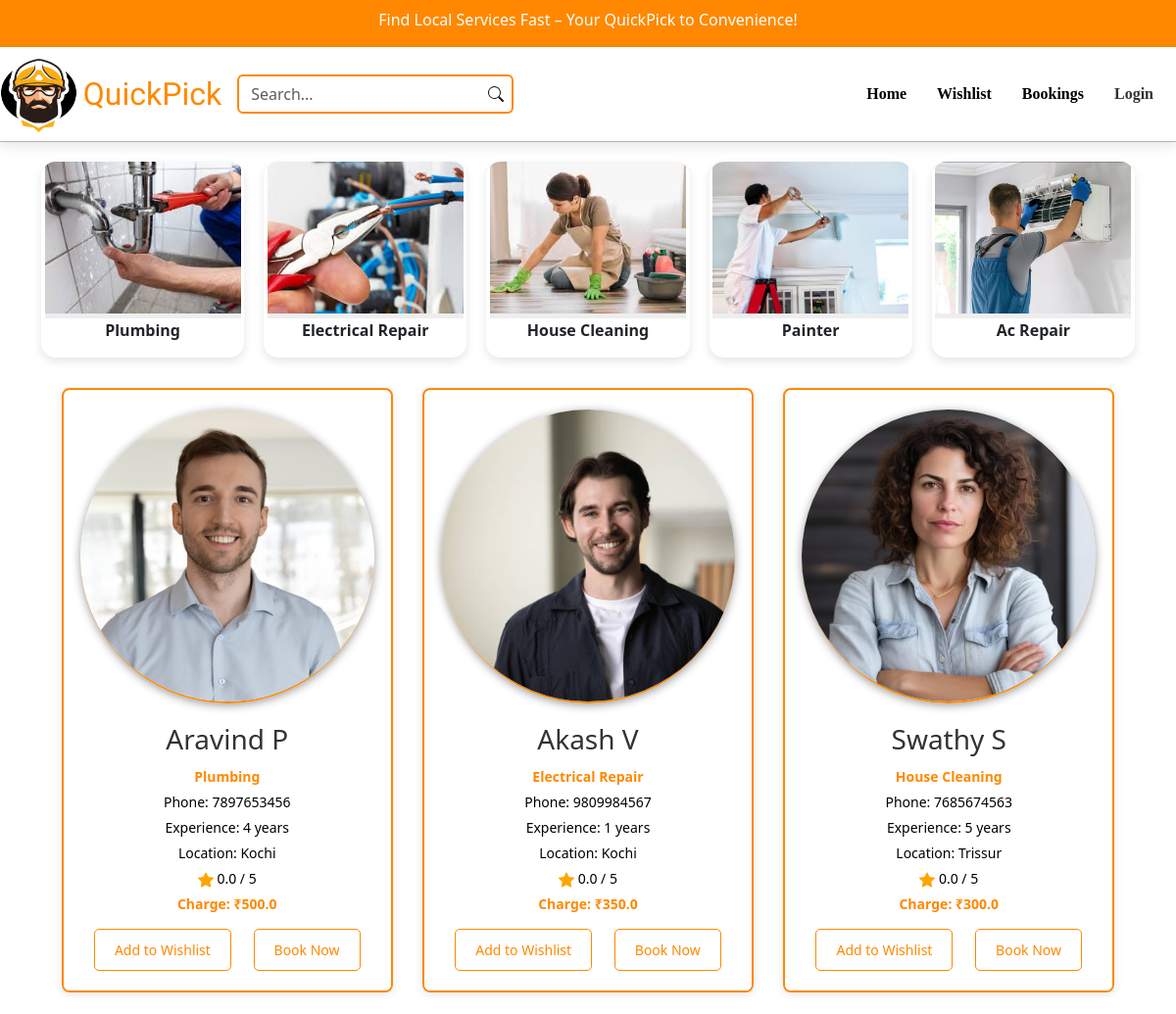
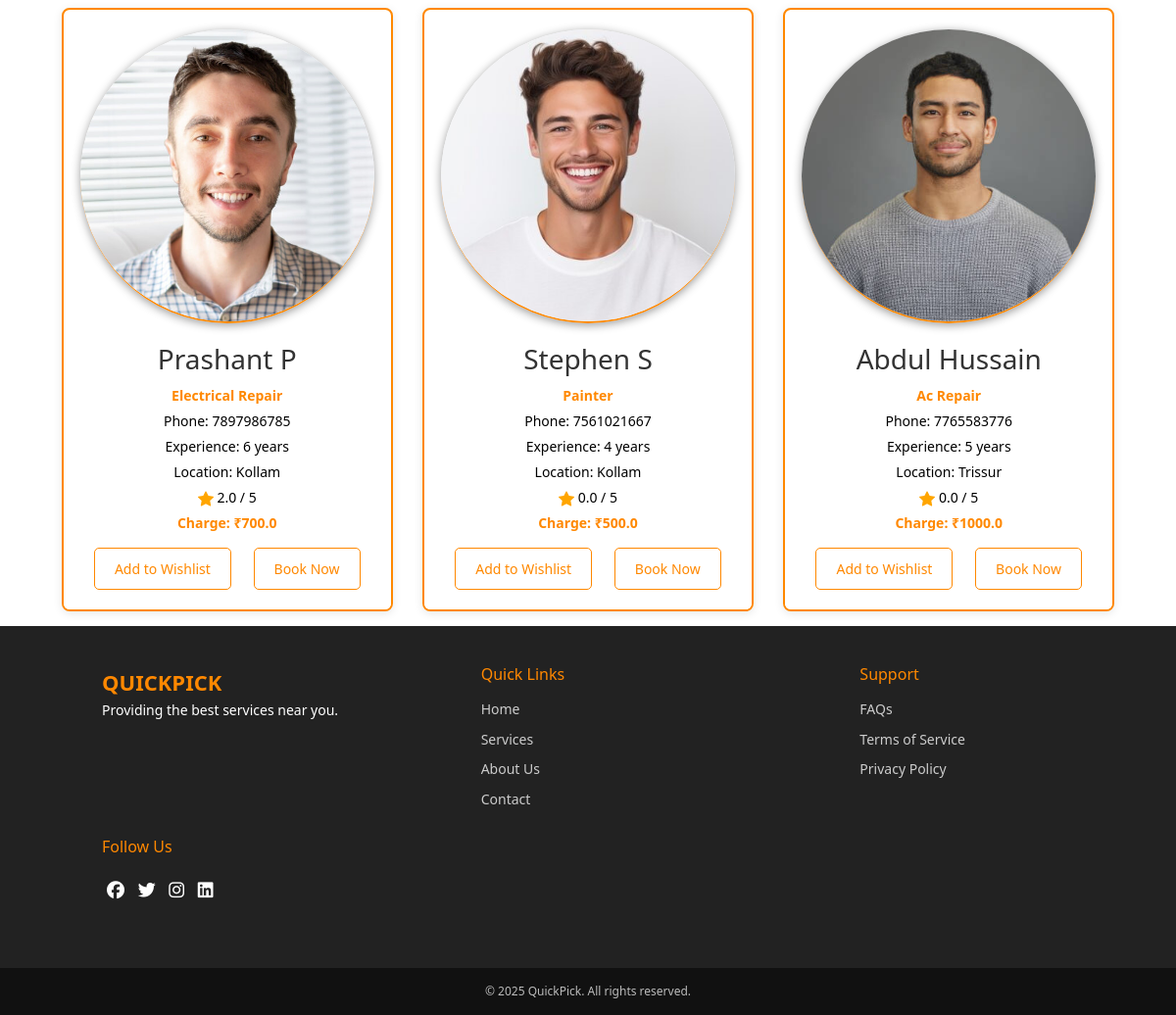
The page / on the database its author committed (2 pictures, top to bottom).
### app/models.py (models this page shows, shortened)
class Category(models.Model):
    category = models.TextField()
    img = models.FileField()

class ServiceProvider(models.Model):
    category = models.ForeignKey(Category, on_delete=models.CASCADE)
    profile = models.FileField()
    name = models.TextField()
    phone = models.IntegerField(unique=True)
    experience = models.IntegerField()
    availability = models.BooleanField(default=True)
    rating = models.FloatField(default=0.0)
    location = models.TextField()
    des = models.TextField()
    charge = models.FloatField()
    working_hours = models.TextField()

### app/views.py (the view)
# urls.py: path('',views.user_home,name='user_home'),
def user_home(request):
    if 'admin' not in request.session:
        categories = Category.objects.all()
        providers = ServiceProvider.objects.all()
        locations = ServiceProvider.objects.values_list('location', flat=True).distinct()
        print(locations)
        locations = sorted(set(loc.capitalize() for loc in locations if loc))
        return render(request, 'user/home.html', {'providers': providers, 'locations': locations, 'categories':categories})
    else:
        return redirect(admin_home)

### templates/user/home.html (shortened to what this page needs)
<!DOCTYPE html>
<html lang="en">
<head>
  {% load static %}
  <link rel="stylesheet" href="{% static 'css/home_style.css' %}">
  <link rel="stylesheet" href="{% static 'css/footer.css' %}">
  <link href="https://cdn.jsdelivr.net/npm/bootstrap@5.3.3/dist/css/bootstrap.min.css" rel="stylesheet">
  <link rel="stylesheet" href="https://cdnjs.cloudflare.com/ajax/libs/font-awesome/6.5.1/css/all.min.css">
</head>
<body>
  <div id="intro" class="carousel slide aa " data-bs-ride="carousel">
    <div class="carousel-inner">
      <div class="carousel-item active" style="margin-top: 1vh;">
        <p>Find Local Services Fast – Your QuickPick to Convenience!</p>
      </div>
    </div>
  </div>
  <nav class="navbar navbar-expand-lg">
    <a href="#">
      <img src="../../static/logo.png" alt="logo" width="80" height="80">
      <a class="navbar-brand" href="#">QuickPick</a>
      </a>
    <div class="collapse navbar-collapse" id="navbarNav">
      <form class="d-flex">
        <div class="search-wrapper">
          <input class="form-control" type="search" id="searchBar" placeholder="Search..." aria-label="Search" />
        </div>
      </form>
      <ul class="navbar-nav ms-auto">
        <li class="nav-item">
          <a class="nav-link active" href="#">Home</a>
        </li>
        <li class="nav-item">
          <a class="nav-link active" href="viewWishlist">Wishlist</a>
        </li>
        <li class="nav-item">
          <a class="nav-link active" href="user_bookings">Bookings</a>
        </li>
        <li class="nav-item">
          {% if user.is_authenticated %}
          <a class="nav-link" href="logout">Logout</a>
          {% else %}
          <a class="nav-link" href="login">Login</a>
          {% endif %}
        </li>
      </ul>
    </div>
  </nav>
  <div class="container">
    <div class="categories">
      {% for category in categories %}
      <div class="category-item">
        <a href="category/{{category.id}}">
          <img src="{{ category.img.url }}" alt="{{ category.category }}" style="width:200px;">
          <p><b>{{ category.category }}</b></p>
        </a>
      </div>
      {% endfor %}
    </div>
  </div>
  <div class="container" id="service-providers">
    {% include 'partials/provider_list.html' %}
  </div>
  <footer class="footer">
    <div class="footer-section">
      <div class="footer-logo">QuickPick</div>
      <p>Providing the best services near you.</p>
    </div>
    <div class="footer-section footer-links">
      <h4>Quick Links</h4>
      <a href="#">Home</a>
      <a href="#">Services</a>
      <a href="#">About Us</a>
      <a href="#">Contact</a>
    </div>
    <div class="footer-section footer-links">
      <h4>Support</h4>
      <a href="#">FAQs</a>
      <a href="#">Terms of Service</a>
      <a href="#">Privacy Policy</a>
    </div>
    <div class="footer-section">
      <h4>Follow Us</h4>
      <div class="footer-social">
        <a href="#"><i class="fab fa-facebook"></i></a>
        <a href="#"><i class="fab fa-twitter"></i></a>
        <a href="#"><i class="fab fa-instagram"></i></a>
        <a href="#"><i class="fab fa-linkedin"></i></a>
      </div>
    </div>
  </footer>
  <div class="footer-bottom">
    &copy; 2025 QuickPick. All rights reserved.
  </div>
</body>
</html>

### templates/partials/provider_list.html (shortened to what this page needs)
<!DOCTYPE html>
<html lang="en">
<head>
    {% load static %}
    <link rel="stylesheet" href="{% static 'css/home_style.css' %}">
    <link href="https://cdn.jsdelivr.net/npm/bootstrap@5.3.3/dist/css/bootstrap.min.css" rel="stylesheet">
</head>
<body>
    {% if providers %}
    {% for provider in providers %}
        <div class="provider-card">
            <a style="text-decoration:none; color:black;" href="view_details/{{provider.pk}}">
            <img src="{{ provider.profile.url }}" alt="{{ provider.name }}">
            <div class="provider-card-content">
                <h3>{{ provider.name }}</h3>
                <p class="category">{{ provider.category.category }}</p>
                <p>Phone: {{ provider.phone }}</p>
                <p>Experience: {{ provider.experience }} years</p>
                <p>Location: {{ provider.location }}</p>
                <p> {{ provider.rating }} / 5</p>
                <p class="charge">Charge: ₹{{ provider.charge }}</p>
                <div class="btn-container">
                    <a href="addWishlist/{{provider.id}}" class="btn">Add to Wishlist</a>
                    <a href="book-now/{{provider.id}}" class="btn">Book Now</a>
                </div>
            </div>
        </a>
        </div>
    {% endfor %}
{% else %}
    <p style="text-align: center; width: 100%; font-size: 18px;">No providers available in this location.</p>
{% endif %}
</body>
</html>

### static/css/home_style.css (style rules this page uses)
.navbar { background-color: #fff; box-shadow: 0 4px 12px rgba(0, 0, 0, 0.1); padding: 15px 20px; transition: all 0.3s ease; border-bottom: 1px solid rgba(0, 0, 0, 0.301); margin-bottom:20px; }
.navbar-brand { font-size: 2rem !important; font-family: "Sigmar", serif; font-weight: 400; font-style: normal; color: #ff8800 !important; transition: all 0.3s ease; margin-left: 0.4vw; }
.navbar-nav .nav-item .nav-link { font-size: 1rem; color: #333; margin-right: 15px; transition: all 0.3s ease; font-family: "Dancing Script", serif; font-optical-sizing: auto; font-weight: 700; font-style: normal; }
.form-control { border-radius: 8px; border: 1px solid #ccc; padding: 8px; transition: all 0.3s ease; }
.search-wrapper { position: relative; display: flex; align-items: center; width: fit-content; }
.search-wrapper input { padding-right: 35px; border:2px solid #ff8800; }
.aa { background-color: #ff8800; color:white; text-align: center; }
.container { width: 90%; margin: 0 auto; display: flex; flex-wrap: wrap; justify-content: center; }
.categories { display: grid; grid-template-columns: repeat(auto-fill, minmax(200px, 1fr)); gap: 20px; width: 100%; justify-items: center; margin-bottom: 2vh; }
.category-item { background-color:white; border-radius: 15px; overflow: hidden; box-shadow: 0 4px 10px rgba(0, 0, 0, 0.1); text-align: center; width: 100%; }
.category-item a { display: block; text-decoration: none; color: inherit; }
.categories img { width: 100%; height: 160px !important; object-fit: cover; border-bottom: 5px solid #eee; }
body { font-family: 'Arial', sans-serif; background-color: #f5f5f5; color: #333; margin: 0; padding: 0; }
.provider-card { background-color: #fff; box-shadow: 0 2px 10px rgba(0, 0, 0, 0.1); border-radius: 8px; overflow: hidden; margin: 15px; width: calc(33% - 30px); transition: transform 0.3s ease; text-align: center; border: 2px solid #ff8800; }
.provider-card img { width: 300px ; height: 300px; border-radius: 50% !important; object-fit: cover; border-bottom: 2px solid #ff8800; margin-top: 20px; box-shadow: 0 2px 10px rgba(0, 0, 0, 0.404); }
.provider-card-content { padding: 20px; background-color: #fff; color: #333; }
.provider-card-content h3 { color: #333; margin: 0 0 10px; }
.provider-card-content p { margin: 5px 0; font-size: 14px; }
.provider-card-content .category { font-weight: bold; color: #ff8800; }
.provider-card-content .charge { font-weight: bold; color: #ff8800; }
.provider-card-content .btn-container { display: flex; justify-content: space-around; margin-top: 15px; }
.provider-card-content .btn { padding: 10px 20px; margin: auto; border-radius: 5px; font-size: 14px; text-decoration: none; color:#ff8800; background-color: white; border-color:#ff8800; transition: background-color 0.3s ease; }

### static/css/footer.css (style rules this page uses)
.footer { background: #222; background-size:100%; color: white; padding: 40px 20px; font-size: 14px; line-height: 1.6; display: flex; flex-wrap: wrap; justify-content: space-between; align-items: flex-start; }
.footer-section { margin-left:7vw; flex: 1; min-width: 250px; margin-bottom: 20px; }
.footer-logo { font-size: 22px; font-weight: bold; color: #ff8800; text-transform: uppercase; }
.footer-section h4 { font-size: 16px; margin-bottom: 15px; color: #ff8800; }
.footer-links a { display: block; color: #ccc; text-decoration: none; margin-bottom: 8px; transition: color 0.3s; }
.footer-social a { display: inline-block; margin: 5px; color: white; font-size: 18px; transition: color 0.3s; }
.footer-bottom { text-align: center; padding: 15px; background: #111; font-size: 12px; color: #bbb; }

### rows shown on the page
Category: img (picture), category "Plumbing"
Category: img (picture), category "Electrical Repair"
Category: img (picture), category "House Cleaning"
Category: img (picture), category "Painter"
Category: img (picture), category "Ac Repair"
ServiceProvider: profile (picture), name "Aravind P", category.category "Plumbing", phone "7897653456", experience "4", location "Kochi", rating "0.0", charge "500.0"
ServiceProvider: profile (picture), name "Akash V", category.category "Electrical Repair", phone "9809984567", experience "1", location "Kochi", rating "0.0", charge "350.0"
ServiceProvider: profile (picture), name "Swathy S", category.category "House Cleaning", phone "7685674563", experience "5", location "Trissur", rating "0.0", charge "300.0"
ServiceProvider: profile (picture), name "Prashant P", category.category "Electrical Repair", phone "7897986785", experience "6", location "Kollam", rating "2.0", charge "700.0"
ServiceProvider: profile (picture), name "Stephen S", category.category "Painter", phone "7561021667", experience "4", location "Kollam", rating "0.0", charge "500.0"
ServiceProvider: profile (picture), name "Abdul Hussain", category.category "Ac Repair", phone "7765583776", experience "5", location "Trissur", rating "0.0", charge "1000.0"
